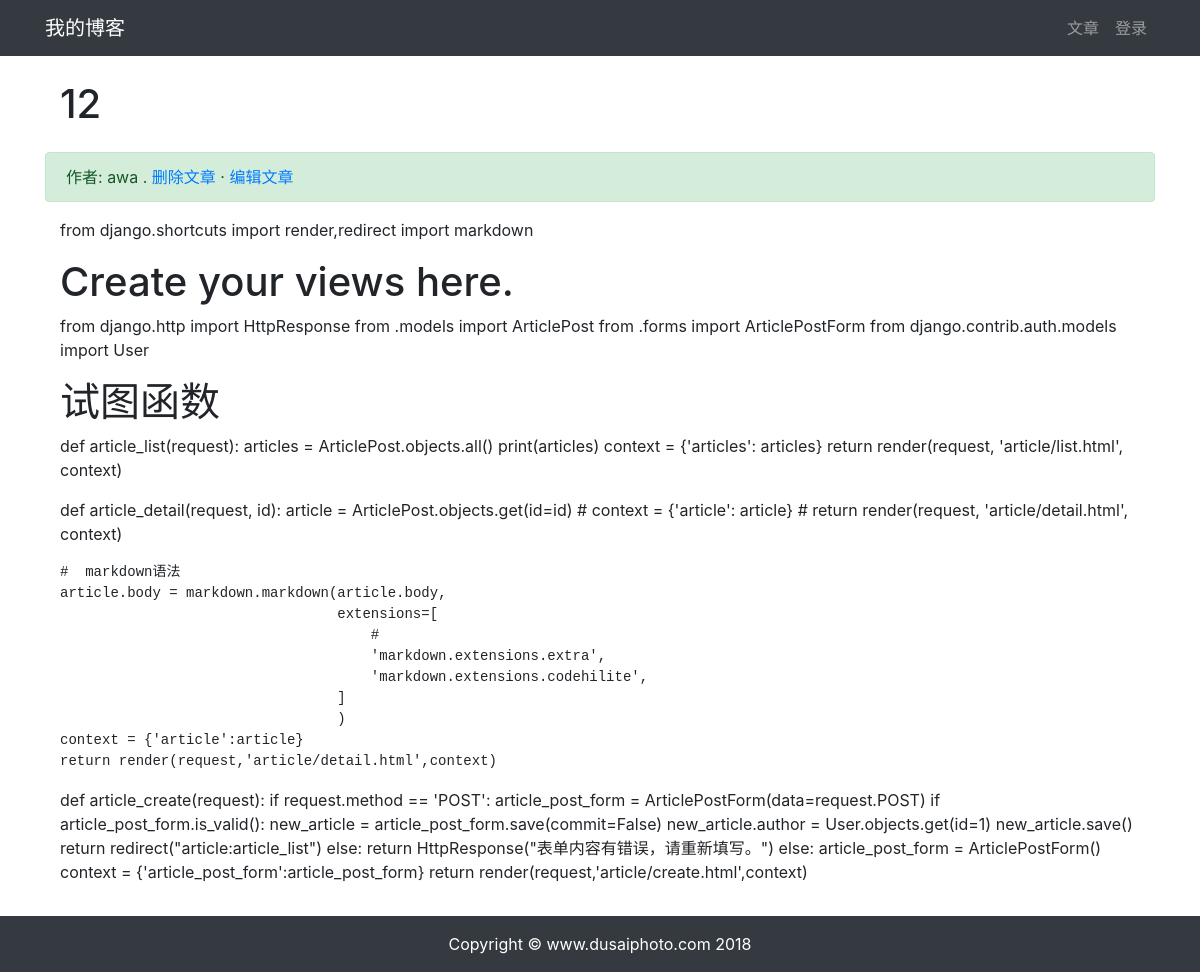
The app's page /article/article-detail/5/ with its own data.
### article/models.py (models this page shows, shortened)
class ArticlePost(models.Model):
    author = models.ForeignKey(User, on_delete=models.CASCADE)
    title = models.CharField(max_length=100)
    body = models.TextField()
    created = models.DateTimeField(default=timezone.now)
    updated = models.DateTimeField(auto_now=True)
    class Meta:
        ordering = ('-created',)

### article/views.py (the view)
# urls.py: path('article-detail/<int:id>/',views.article_detail,name='article_detail'),
def article_detail(request, id):
    article = ArticlePost.objects.get(id=id)
    article.body = markdown.markdown(article.body,
                                     extensions=[
                                         'markdown.extensions.extra',
                                         'markdown.extensions.codehilite',
                                     ]
                                     )
    context = {'article':article}
    return render(request,'article/detail.html',context)

### templates/article/detail.html (shortened to what this page needs)
{% extends "base.html" %}
{% block content %}
<div class="container">
    <div>
        <h1 class="col-12 mt-4 mb-4">{{ article.title }}</h1>
        <div class="col-12 alert alert-success">作者: {{ article.author }}
          .  <a href="{% url "article:article_delete" article.id %}">删除文章</a>
          · <a href="{% url "article:article_update" article.id %}">编辑文章</a>
        </div>
        <div class="col-12">
            <p>{{ article.body|safe }}</p>
        </div>
    </div>
</div>
{% endblock content %}

### records on screen
ArticlePost: title "12", author "awa", body "from django.shortcuts import render,redirect import markdown Create your views here. from django.http import HttpResponse from .models import ArticlePost from .forms import ArticlePostForm from django.contrib.auth.models import User 试图函数 def article_list(request): articles = ArticlePost.objects.all() print(articles) context = {'articles': articles} return render(request, 'article/list.html', context) def article_detail(request, id): article = ArticlePost.objects.get(id=id) # context = {'article': article} # return render(request, 'article/detail.html', context) # markdown 语法 article . body = markdown . markdown ( article . body , extensions = [ # 'markdown.extensions.extra' ,…"
